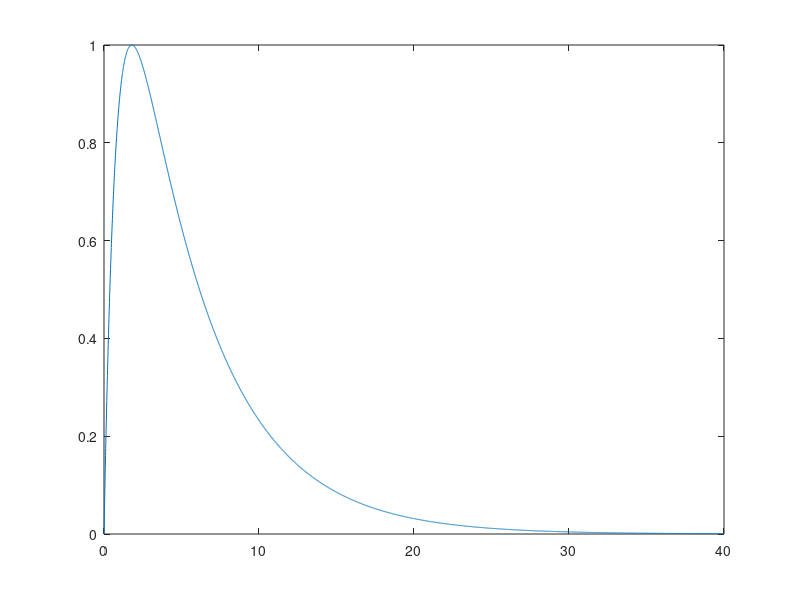

Reproduce this figure in MATLAB.
t = 0:0.01:40;
t_start = 0;

tau_dec = 5;
tau_rise = 1;
tau1 = tau_dec;
tau2 = tau_rise*tau_dec / (tau_rise + tau_dec);
B = 1/((tau2/tau1)^(tau_rise/tau1) - (tau2/tau1)^(tau_rise/tau2));
N = 1.358;

plot(t, B*(exp(-(t-t_start)/tau1) - exp(-(t-t_start)/tau2)));